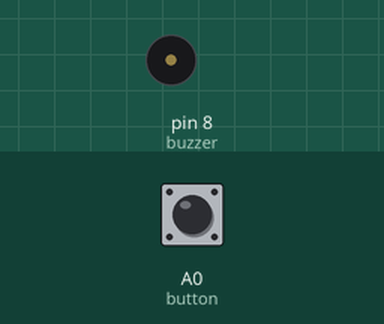
This sketch was run on a simulated Arduino Uno, built with avr-gcc and run on an emulated ATmega328P. On the bench: buzzer (waves = sounding). The inputs (shaded band) are chosen by the test bench; at power-on: A0 (button) LOW.

Above: at 1.2 s.
1.3 s: A0 (button) pulled HIGH for 0.15 s
At 1.55 s:
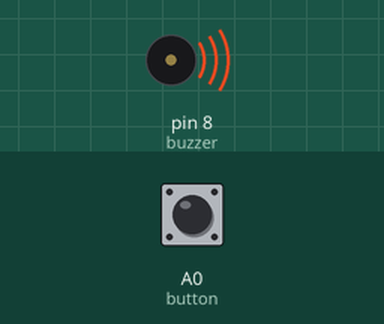
Timing chart, 0 to 10.4 s (numbered marks = the images above; inputs shaded):
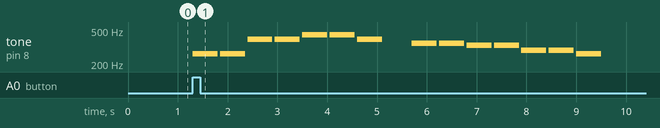

The sketch:

buzzer_lab_3.ino
```cpp
int buttonValue = 0;

int buzzer = 8;
int button = A0;

int no_tone = 0; // 0
int do_high = 523;//1
int re = 291; // 2
int mi = 330; // 3
int fa = 349; // 4
int sol = 392; // 5
int la = 440; // 6
int si = 494; // 7
int do_low = 262; //8


int SOUND_DURATION = 500;
int SILENCE_DURATION = 50;

//Twinkle Twinkle Little Star music notes
int MELODY [] = {1,1,5,5,6,6,5,0,4,4,3,3,2,2,1};

// Postman coming music notes
//int MELODY[] = {5,4,5,6,5,4,3,2,4,3,2,3,5,4,5,6,5,4,3,2,4,3,2,1};


int MELODY_NOTES [] = { no_tone, do_low , re , mi , fa , sol, la, si, do_high};


void setup()
{
  pinMode(button, INPUT);
  pinMode(buzzer, OUTPUT);

}

void loop()
{
  buttonValue = digitalRead(button);
  size_t size = sizeof(MELODY)/sizeof(MELODY[0]);

  if(buttonValue != 0){
    for(int i=0;i<size;i++){
    tone(buzzer, MELODY_NOTES[MELODY[i]], SOUND_DURATION);
    delay(SOUND_DURATION + SILENCE_DURATION);
    }
  }
  else{
    digitalWrite(buzzer, LOW);
  }
}
```

Measured:
- after the input at 1.3 s, tone on pin 8 (buzzer): plays 262 Hz for 0.50 s, 262 Hz for 0.50 s, 392 Hz for 0.50 s, 392 Hz for 0.50 s, 440 Hz for 0.50 s, 440 Hz for 0.50 s … (14 notes in this stretch), starting at once
